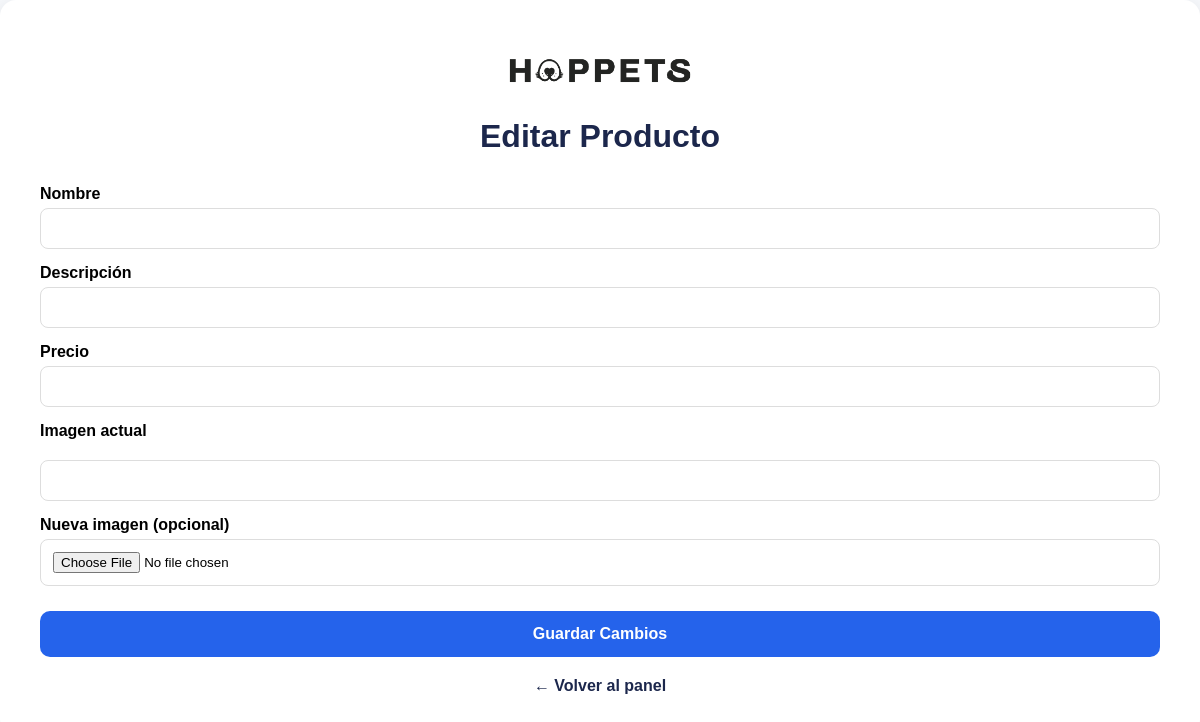
The page /editar/26 (signed in) on the database as committed earlier.
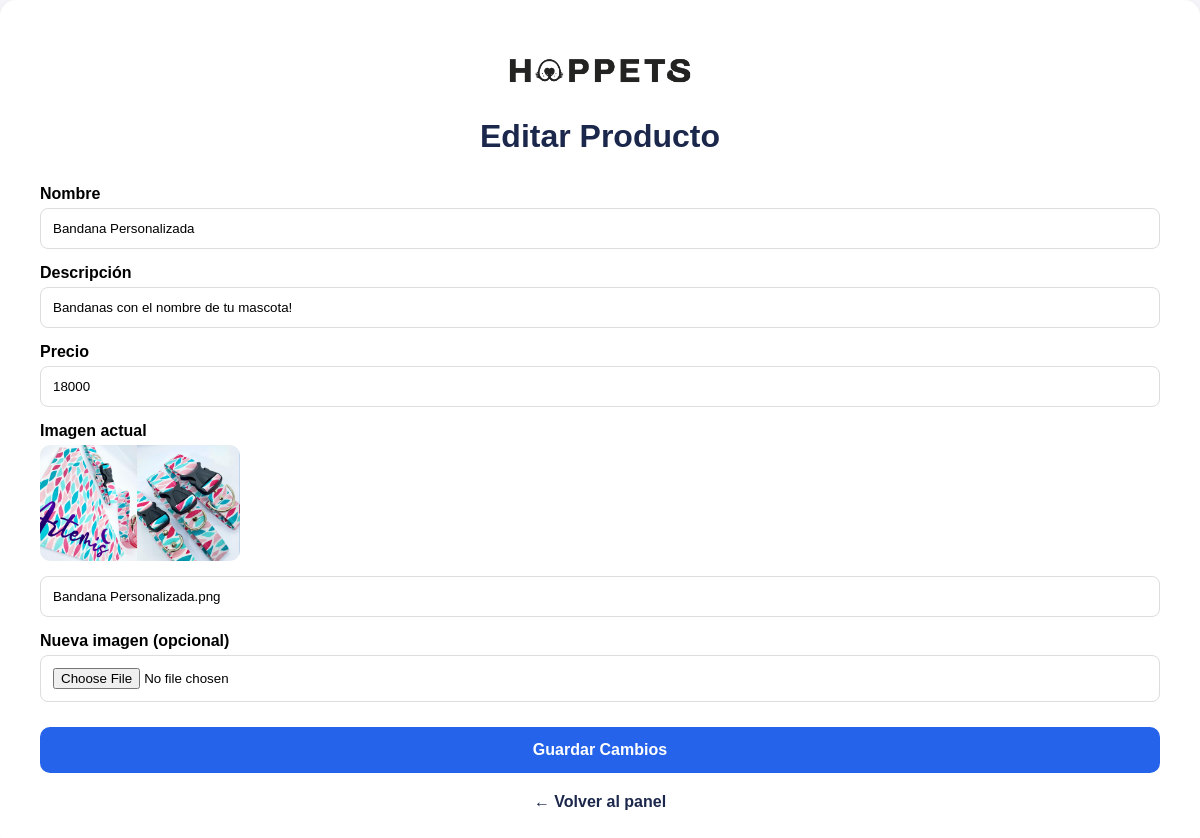
The same page on the database as committed later.
### tables this page shows
CREATE TABLE productos (
    id INTEGER PRIMARY KEY AUTOINCREMENT,
    nombre TEXT NOT NULL,
    descripcion TEXT NOT NULL,
    precio INTEGER NOT NULL,
    imagen TEXT NOT NULL
, activo INTEGER DEFAULT 1);

### app.py (the view, shortened to what this page needs)
@app.route("/editar/<int:id>", methods=["GET", "POST"])
def editar(id):
    if not session.get("usuario"):
        return redirect("/login")
    conn = sqlite3.connect("database/products.db")
    conn.row_factory = sqlite3.Row
    producto = conn.execute(
        "SELECT * FROM productos WHERE id = ?",
        (id,)
    ).fetchone()
    conn.close()
    return render_template(
        "editar.html",
        producto=producto
    )

### templates/editar.html (shortened to what this page needs)
<!DOCTYPE html>
<html lang="es">
<head>
</head>
<body>
<div class="card">
    <div class="logo-admin">
        <img
            src="{{ url_for('static', filename='images/logo-negro.png') }}"
            alt="Hoppets">
    </div>
    <h1>Editar Producto</h1>
<form method="POST" enctype="multipart/form-data">
<label>Nombre</label>
<input
type="text"
name="nombre"
value="{{ producto['nombre'] }}"
required>
<label>Descripción</label>
<input
type="text"
name="descripcion"
value="{{ producto['descripcion'] }}"
required>
<label>Precio</label>
<input
type="number"
name="precio"
value="{{ producto['precio'] }}"
required>
<label>Imagen actual</label>
<img
    src="{{ producto['imagen'] }}"
    style="width:200px;border-radius:10px;margin-bottom:15px;display:block;"
>
<input
    type="text"
    value="{{ producto['imagen'] }}"
    readonly
>
<label>Nueva imagen (opcional)</label>
<input
    type="file"
    name="imagen"
    accept="image/*"
>
<button class="btn" type="submit">
Guardar Cambios
</button>
</form>
<a href="/admin" class="volver">
← Volver al panel
</a>
</div>
</body>
</html>

Rows that differ between the two databases and show on the page:
added productos: nombre "Bandana Personalizada", descripcion "Bandanas con el nombre de tu mascota!", precio "18000", imagen (picture), imagen "Bandana Personalizada.png"
